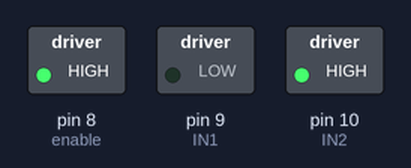
A sketch run on a simulated Arduino Uno, built with avr-gcc and run on an emulated ATmega328P. On the bench: switched loads named in the sketch (green lamp = pin HIGH). What the sketch prints to the serial monitor is not drawn.

Above: at 0.19 s.
Timing chart, 0 to 1.9 s (numbered marks = the images above):
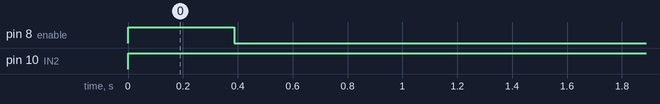

The sketch:

l298N_motor.ino
```cpp
// #include <ezButton.h>
// int pushButton = 7;
// ezButton button(pushButton);
// int enable = 2;
// int IN1 = 3;

// void setup() {
//     button.setDebounceTime(100);
//     button.setCountMode(COUNT_FALLING);
//     pinMode(IN1, OUTPUT);
//     pinMode(pushButton, INPUT_PULLUP);
//     digitalWrite(IN1, HIGH);

//     Serial.begin(9600);
// }

// void loop() {
//   button.loop();
//   unsigned long countThroughPushButton = button.getCount();
//   Serial.println(countThroughPushButton);
//   switch(countThroughPushButton) {
//     case 1:
//       analogWrite(enable, 43);
//       break;
//     case 2:
//       analogWrite(enable, 86);
//       break;
//     case 3:
//       analogWrite(enable, 129);
//       break;
//     default:
//       button.resetCount();
//       analogWrite(enable, 0);
//   }
// }

int enable = 8;  // L298N 的 ENA 引脚（PWM 输出）
int IN1 = 9;     // L298N 的 IN1 引脚
int IN2 = 10;    // L298N 的 IN2 引脚
const int motorRPM = 260; // 电机转速 (RPM)
const int motorSpeed = 180; // PWM 信号占空比 (0-255)
const float rotations = 1.0; // 转动圈数

void setup() {
    pinMode(enable, OUTPUT);
    pinMode(IN1, OUTPUT);
    pinMode(IN2, OUTPUT);

    Serial.begin(9600);

    // // 设置电机正转方向
    // digitalWrite(IN1, LOW);
    // digitalWrite(IN2, HIGH);

    // // 计算转动一圈所需时间 (毫秒)
    // unsigned long timeToRotate = (rotations * 60 * 1000) / motorRPM;

    // Serial.print("Time to rotate one revolution: ");
    // Serial.print(timeToRotate);
    // Serial.println(" ms");

    // // 启动电机
    // analogWrite(enable, motorSpeed);
    // delay(timeToRotate); // 运行指定时间

    // // 停止电机
    // analogWrite(enable, 0);
    // Serial.println("Motor stopped.");
}

void loop() {
    // 保持空循环，不再执行其他操作
    // 设置电机正转方向
    digitalWrite(IN1, LOW);
    digitalWrite(IN2, HIGH);

    // 计算转动一圈所需时间 (毫秒)
    unsigned long timeToRotate = (rotations * 60 * 1000) / (motorSpeed-25);

    Serial.print("Time to rotate one revolution: ");
    Serial.print(timeToRotate);
    Serial.println(" ms");

    // 启动电机
    analogWrite(enable, motorSpeed);
    delay(timeToRotate); // 运行指定时间

    // 停止电机
    analogWrite(enable, 0);
    Serial.println("Motor stopped.");
    delay(100000000);
}
```

Measured:
- by itself, pin 8 (enable): LOW → HIGH at 0.00 s, → LOW 0.39 s later
- by itself, pin 10 (IN2): LOW → HIGH at 0.00 s
